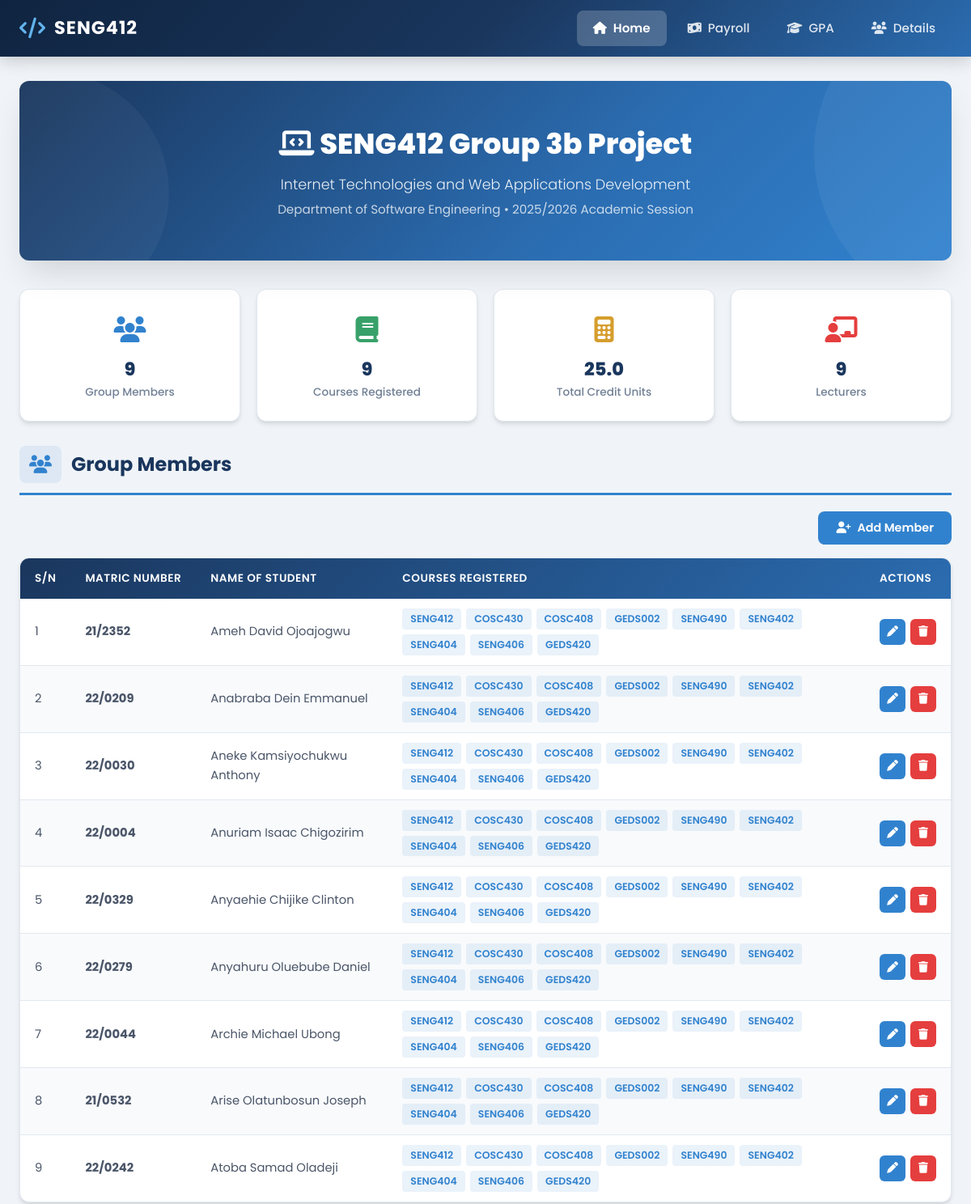
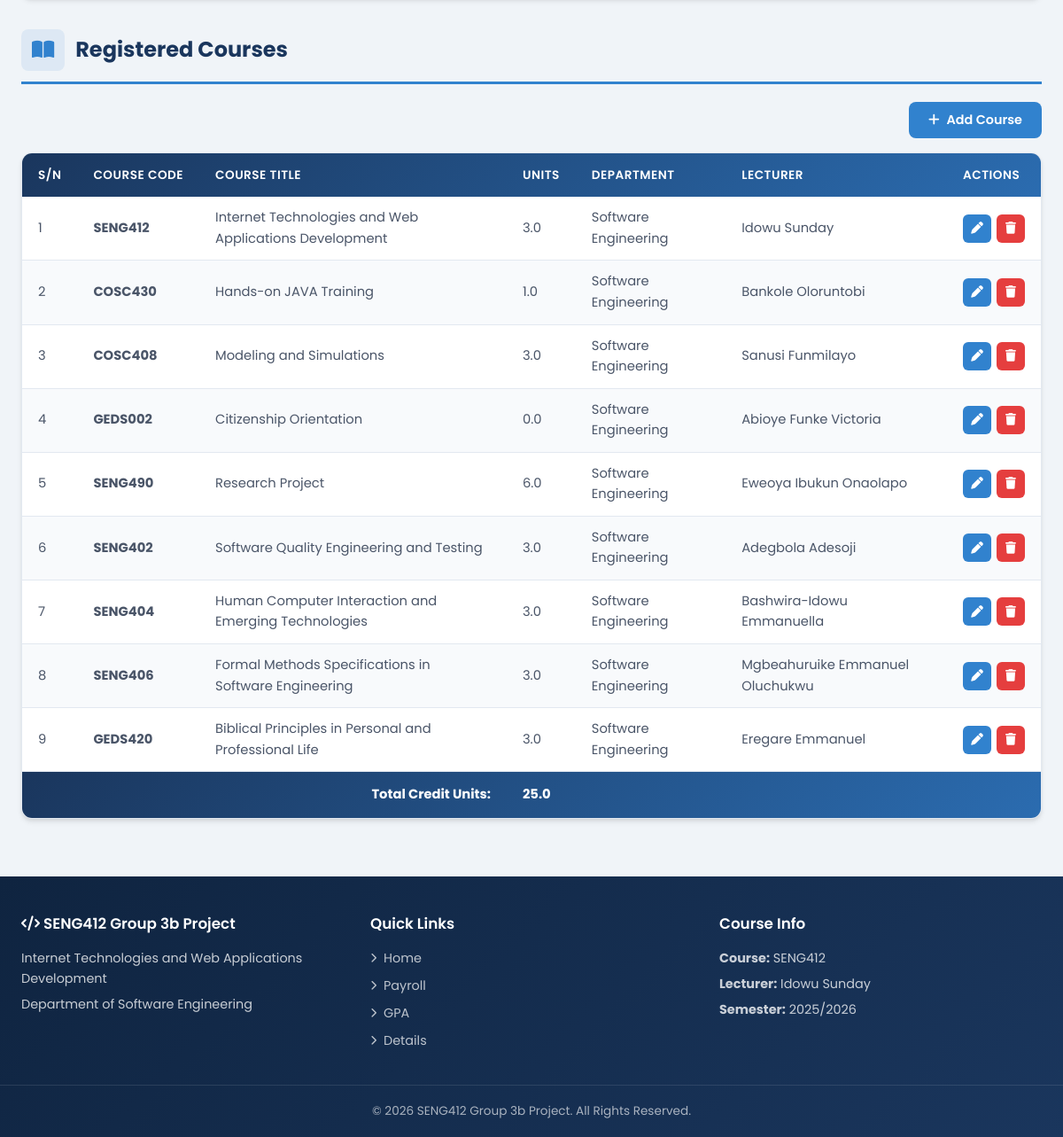
The page / on the database its author committed (2 pictures, top to bottom).
### tables this page shows
CREATE TABLE members (
    id INT AUTO_INCREMENT PRIMARY KEY,
    matric_no VARCHAR(20) NOT NULL,
    full_name VARCHAR(100) NOT NULL,
    blood_group VARCHAR(5),
    state_of_origin VARCHAR(50),
    phone VARCHAR(20),
    hobbies TEXT
);

CREATE TABLE courses (
    id INT AUTO_INCREMENT PRIMARY KEY,
    course_code VARCHAR(20) NOT NULL,
    course_title VARCHAR(200) NOT NULL,
    credit_units DECIMAL(3,1) NOT NULL,
    department VARCHAR(50),
    lecturer VARCHAR(100)
);

### index.php (the view, shortened to what this page needs)
<?php
include 'header.php';
include 'db.php';
$members = [];
$result = $conn->query("SELECT * FROM members ORDER BY id");
if ($result) {
    while ($row = $result->fetch_assoc()) {
        $members[] = $row;
    }
}
$courses = [];
$result = $conn->query("SELECT * FROM courses ORDER BY id");
if ($result) {
    while ($row = $result->fetch_assoc()) {
        $courses[] = $row;
    }
}
$courseCodes = array_column($courses, 'course_code');
?>
<section class="hero">
    <h1><i class="fas fa-laptop-code"></i> SENG412 Group 3b Project</h1>
    <p class="subtitle">Internet Technologies and Web Applications Development</p>
    <p class="dept">Department of Software Engineering &bull; 2025/2026 Academic Session</p>
</section>
<div class="stats-grid">
    <div class="stat-card">
        <div class="stat-icon blue"><i class="fas fa-users"></i></div>
        <div class="stat-value"><?= count($members) ?></div>
        <div class="stat-label">Group Members</div>
    </div>
    <div class="stat-card">
        <div class="stat-icon green"><i class="fas fa-book"></i></div>
        <div class="stat-value"><?= count($courses) ?></div>
        <div class="stat-label">Courses Registered</div>
    </div>
    <div class="stat-card">
        <div class="stat-icon orange"><i class="fas fa-calculator"></i></div>
        <div class="stat-value">
            <?php
                $totalUnits = 0;
                foreach ($courses as $c) { $totalUnits += $c['credit_units']; }
                echo number_format($totalUnits, 1);
            ?>
        </div>
        <div class="stat-label">Total Credit Units</div>
    </div>
    <div class="stat-card">
        <div class="stat-icon red"><i class="fas fa-chalkboard-teacher"></i></div>
        <div class="stat-value"><?= count($courses) ?></div>
        <div class="stat-label">Lecturers</div>
    </div>
</div>
<section class="section">
    <div class="section-header">
        <i class="fas fa-users"></i>
        <h2>Group Members</h2>
    </div>
    <div class="action-bar">
        <button class="btn btn-primary" onclick="openAddMember()">
            <i class="fas fa-user-plus"></i> Add Member
        </button>
    </div>
    <div class="table-wrapper">
        <table>
            <thead>
                <tr>
                    <th>S/N</th>
                    <th>Matric Number</th>
                    <th>Name of Student</th>
                    <th>Courses Registered</th>
                    <th>Actions</th>
                </tr>
            </thead>
            <tbody>
                <?php foreach ($members as $i => $m): ?>
                <tr>
                    <td><?= $i + 1 ?></td>
                    <td><strong><?= htmlspecialchars($m['matric_no']) ?></strong></td>
                    <td><?= htmlspecialchars($m['full_name']) ?></td>
                    <td>
                        <div class="course-tags">
                            <?php foreach ($courseCodes as $code): ?>
                                <span class="course-tag"><?= htmlspecialchars($code) ?></span>
                            <?php endforeach; ?>
                        </div>
                    </td>
                    <td>
                        <div class="table-actions">
                            <button class="btn btn-icon btn-primary" title="Edit" onclick="openEditMember(<?= $m['id'] ?>)">
                                <i class="fas fa-pen"></i>
                            </button>
                            <button class="btn btn-icon btn-danger" title="Delete" onclick="deleteMember(<?= $m['id'] ?>, '<?= htmlspecialchars(addslashes($m['full_name'])) ?>')">
                                <i class="fas fa-trash"></i>
                            </button>
                        </div>
                    </td>
                </tr>
                <?php endforeach; ?>
            </tbody>
        </table>
    </div>
</section>
<section class="section">
    <div class="section-header">
        <i class="fas fa-book-open"></i>
        <h2>Registered Courses</h2>
    </div>
    <div class="action-bar">
        <button class="btn btn-primary" onclick="openAddCourse()">
            <i class="fas fa-plus"></i> Add Course
        </button>
    </div>
    <div class="table-wrapper">
        <table>
            <thead>
                <tr>
                    <th>S/N</th>
                    <th>Course Code</th>
                    <th>Course Title</th>
                    <th>Units</th>
                    <th>Department</th>
                    <th>Lecturer</th>
                    <th>Actions</th>
                </tr>
            </thead>
            <tbody>
                <?php foreach ($courses as $i => $c): ?>
                <tr>
                    <td><?= $i + 1 ?></td>
                    <td><strong><?= htmlspecialchars($c['course_code']) ?></strong></td>
                    <td><?= htmlspecialchars($c['course_title']) ?></td>
                    <td><?= number_format($c['credit_units'], 1) ?></td>
                    <td><?= htmlspecialchars($c['department']) ?></td>
                    <td><?= htmlspecialchars($c['lecturer']) ?></td>
                    <td>
                        <div class="table-actions">
                            <button class="btn btn-icon btn-primary" title="Edit" onclick="openEditCourse(<?= $c['id'] ?>)">
                                <i class="fas fa-pen"></i>
                            </button>
                            <button class="btn btn-icon btn-danger" title="Delete" onclick="deleteCourse(<?= $c['id'] ?>, '<?= htmlspecialchars(addslashes($c['course_code'])) ?>')">
                                <i class="fas fa-trash"></i>
                            </button>
                        </div>
                    </td>
                </tr>
                <?php endforeach; ?>
                <tr class="total-row">
                    <td colspan="3" style="text-align:right;">Total Credit Units:</td>
                    <td><strong><?= number_format($totalUnits, 1) ?></strong></td>
                    <td colspan="3"></td>
                </tr>
            </tbody>
        </table>
    </div>
</section>
<?php
include 'footer.php';
?>

### header.php (shortened to what this page needs)
<?php $currentPage = basename($_SERVER['PHP_SELF']); ?>
<!DOCTYPE html>
<html lang="en">
<head>
    <link rel="stylesheet" href="https://cdnjs.cloudflare.com/ajax/libs/font-awesome/6.5.0/css/all.min.css">
    <link rel="stylesheet" href="style.css">
</head>
<body>
    <nav class="navbar">
        <div class="nav-container">
            <a href="index.php" class="nav-brand">
                <i class="fas fa-code"></i>
                <span>SENG412</span>
            </a>
            <ul class="nav-links" id="navLinks">
                <li>
                    <a href="index.php" class="<?= $currentPage === 'index.php' ? 'active' : '' ?>">
                        <i class="fas fa-home"></i> Home
                    </a>
                </li>
                <li>
                    <a href="payroll.php" class="<?= $currentPage === 'payroll.php' ? 'active' : '' ?>">
                        <i class="fas fa-money-bill-wave"></i> Payroll
                    </a>
                </li>
                <li>
                    <a href="gpa.php" class="<?= $currentPage === 'gpa.php' ? 'active' : '' ?>">
                        <i class="fas fa-graduation-cap"></i> GPA
                    </a>
                </li>
                <li>
                    <a href="details.php" class="<?= $currentPage === 'details.php' ? 'active' : '' ?>">
                        <i class="fas fa-users"></i> Details
                    </a>
                </li>
            </ul>
        </div>
    </nav>
    <main class="main-content">

### footer.php (shortened to what this page needs)
    </main>
    <footer class="footer">
        <div class="footer-content">
            <div class="footer-section">
                <h3><i class="fas fa-code"></i> SENG412 Group 3b Project</h3>
                <p>Internet Technologies and Web Applications Development</p>
                <p>Department of Software Engineering</p>
            </div>
            <div class="footer-section">
                <h3>Quick Links</h3>
                <ul>
                    <li><a href="index.php"><i class="fas fa-chevron-right"></i> Home</a></li>
                    <li><a href="payroll.php"><i class="fas fa-chevron-right"></i> Payroll</a></li>
                    <li><a href="gpa.php"><i class="fas fa-chevron-right"></i> GPA</a></li>
                    <li><a href="details.php"><i class="fas fa-chevron-right"></i> Details</a></li>
                </ul>
            </div>
            <div class="footer-section">
                <h3>Course Info</h3>
                <p><strong>Course:</strong> SENG412</p>
                <p><strong>Lecturer:</strong> Idowu Sunday</p>
                <p><strong>Semester:</strong> 2025/2026</p>
            </div>
        </div>
        <div class="footer-bottom">
            <p>&copy; <?= date('Y') ?> SENG412 Group 3b Project. All Rights Reserved.</p>
        </div>
    </footer>
</body>
</html>

### rows shown on the page
members: matric_no "21/2352", full_name "Ameh David Ojoajogwu", code "SENG412", code "COSC430", code "COSC408", code "GEDS002", code "SENG490", code "SENG402", code "SENG404", code "SENG406", code "GEDS420"
members: matric_no "22/0209", full_name "Anabraba Dein Emmanuel", code "SENG412", code "COSC430", code "COSC408", code "GEDS002", code "SENG490", code "SENG402", code "SENG404", code "SENG406", code "GEDS420"
members: matric_no "22/0030", full_name "Aneke Kamsiyochukwu Anthony", code "SENG412", code "COSC430", code "COSC408", code "GEDS002", code "SENG490", code "SENG402", code "SENG404", code "SENG406", code "GEDS420"
members: matric_no "22/0004", full_name "Anuriam Isaac Chigozirim", code "SENG412", code "COSC430", code "COSC408", code "GEDS002", code "SENG490", code "SENG402", code "SENG404", code "SENG406", code "GEDS420"
members: matric_no "22/0329", full_name "Anyaehie Chijike Clinton", code "SENG412", code "COSC430", code "COSC408", code "GEDS002", code "SENG490", code "SENG402", code "SENG404", code "SENG406", code "GEDS420"
members: matric_no "22/0279", full_name "Anyahuru Oluebube Daniel", code "SENG412", code "COSC430", code "COSC408", code "GEDS002", code "SENG490", code "SENG402", code "SENG404", code "SENG406", code "GEDS420"
members: matric_no "22/0044", full_name "Archie Michael Ubong", code "SENG412", code "COSC430", code "COSC408", code "GEDS002", code "SENG490", code "SENG402", code "SENG404", code "SENG406", code "GEDS420"
members: matric_no "21/0532", full_name "Arise Olatunbosun Joseph", code "SENG412", code "COSC430", code "COSC408", code "GEDS002", code "SENG490", code "SENG402", code "SENG404", code "SENG406", code "GEDS420"
members: matric_no "22/0242", full_name "Atoba Samad Oladeji", code "SENG412", code "COSC430", code "COSC408", code "GEDS002", code "SENG490", code "SENG402", code "SENG404", code "SENG406", code "GEDS420"
courses: course_code "SENG412", course_title "Internet Technologies and Web Applications Development", credit_units "3.0", department "Software Engineering", lecturer "Idowu Sunday"
courses: course_code "COSC430", course_title "Hands-on JAVA Training", credit_units "1.0", department "Software Engineering", lecturer "Bankole Oloruntobi"
courses: course_code "COSC408", course_title "Modeling and Simulations", credit_units "3.0", department "Software Engineering", lecturer "Sanusi Funmilayo"
courses: course_code "GEDS002", course_title "Citizenship Orientation", credit_units "0.0", department "Software Engineering", lecturer "Abioye Funke Victoria"
courses: course_code "SENG490", course_title "Research Project", credit_units "6.0", department "Software Engineering", lecturer "Eweoya Ibukun Onaolapo"
courses: course_code "SENG402", course_title "Software Quality Engineering and Testing", credit_units "3.0", department "Software Engineering", lecturer "Adegbola Adesoji"
courses: course_code "SENG404", course_title "Human Computer Interaction and Emerging Technologies", credit_units "3.0", department "Software Engineering", lecturer "Bashwira-Idowu Emmanuella"
courses: course_code "SENG406", course_title "Formal Methods Specifications in Software Engineering", credit_units "3.0", department "Software Engineering", lecturer "Mgbeahuruike Emmanuel Oluchukwu"
courses: course_code "GEDS420", course_title "Biblical Principles in Personal and Professional Life", credit_units "3.0", department "Software Engineering", lecturer "Eregare Emmanuel"

### other values the page prints
count($members) "9"
count($courses) "9"
$totalUnits "25.0"
